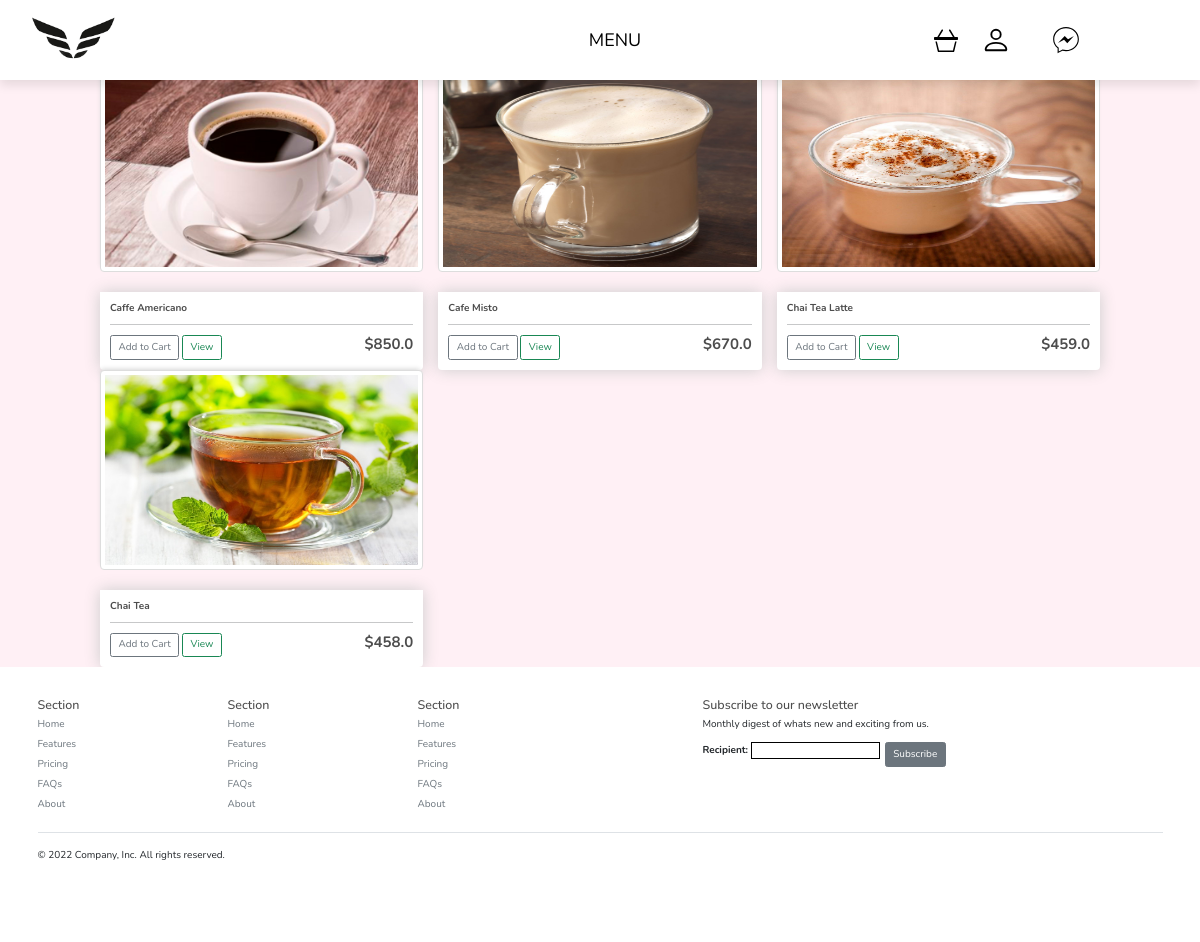
The app's page /menu/ with its own data.
### shop/models.py (models this page shows, shortened)
class Product(models.Model):
    category = models.ForeignKey(Category,on_delete=models.CASCADE,null=True)
    name = models.CharField(max_length=200, null=True)
    price = models.FloatField()
    image = models.ImageField(null=True,blank=True)
    slug = models.SlugField(max_length=200,unique=True,null=True)
    description = models.TextField(blank=True)
    @property
    def imageURL(self):
        try:
            url = self.image.url
        except:
            url = ''
        return url
    def get_absolute_url(self):
        return reverse('shops:product_detail', args=[self.slug])

### shop/views.py (the view)
# urls.py: path('',include('shop.urls',namespace='shops')),
def shop(request):
    categories = Category.objects.all()
    products = Product.objects.all()
    form = sendEmail(request)
    context = {
        'form':form,
        'title': 'Menu',
        'categories':categories,
        'products':products
    }
    return render(request, 'shop/shop.html', context = context )

### shop/forms.py
class EmailForm(forms.Form):
    recipient = forms.EmailField()

### shop/utils.py (called while the page is built)
def sendEmail(request,message = 'Thank you!'):
    form = EmailForm()
    message = message
    if request.method == 'POST':
        form = EmailForm(request.POST)
        if form.is_valid():
            cd = form.cleaned_data
            subject = "Subscribing to our news"
            message = message
            send_mail(subject, message,
                      settings.DEFAULT_FROM_EMAIL, [cd['recipient']])
    else:
          form = EmailForm()
    return form

### shop/templates/shop/shop.html (shortened to what this page needs)
{% extends 'shop/main.html' %}
{% load static %}
{% block content %}
	<div class="row">
        {% for product in products %}
		<div class="col-lg-4">
			<img class="thumbnail" src="{{product.imageURL }}">
			<div class="box-element product">
				<h6><strong>{{product.name}}</strong></h6>
				<hr>
				<button data-product={{product.id}} data-action="add" class="btn btn-outline-secondary add-btn update-cart">Add to Cart</button>
				<a class="btn btn-outline-success" href="{{product.get_absolute_url}}">View</a>
				<h4 style="display: inline-block; float: right"><strong>${{product.price}}</strong></h4>
			</div>
		</div>
        {% endfor %}
		</div>
{% endblock content %}

### shop/static/css/main.css (style rules this page uses)
* { font-family: 'Nunito', sans-serif; margin:0; padding:0; box-sizing: border-box; outline: none; border:none; text-decoration: none; transition: .2s linear; }
:root { --red: #e74c3c; --black: #333; --white: #fff; --light-bg: #f5f5f5; --light-color: #666; --border: .1rem solid var(--light-color); --box-shadow: 0 .5rem 1rem rgba(0,0,0,.1); }
body { background-color: hsl(0, 0%, 98%); }
h1,h2,h3,h4,h5,h6 { color:hsl(0, 0%, 30%); }
.box-element { box-shadow:hsl(0, 0%, 80%) 0 0 16px; background-color: #fff; border-radius: 4px; padding: 10px; }
.thumbnail { width: 100%; height: 200px; -webkit-box-shadow: -1px -3px 5px -2px rgba(214,214,214,1); -moz-box-shadow: -1px -3px 5px -2px rgba(214,214,214,1); box-shadow: -1px -3px 5px -2px rgba(214,214,214,1); }
.product { border-radius: 0 0 4px 4px; }
.col-lg-4, .col-lg-6, .col-lg-8, .col-lg-12 { margin-top: 10px; }
.btn { border-radius: 0; }
.row { --bs-gutter-x: 1.5rem; --bs-gutter-y: 0; display: flex; flex-wrap: wrap; margin-top: calc(-1 * var(--bs-gutter-y)); margin-right: calc(-.5 * var(--bs-gutter-x)); margin-left: calc(-.5 * var(--bs-gutter-x)); }
.d-flex p input { border: black 1px solid; }

### records on screen
Product: imageURL (picture), name "Caffe Americano", price "850.0"
Product: imageURL (picture), name "Cafe Misto", price "670.0"
Product: imageURL (picture), name "Chai Tea Latte", price "459.0"
Product: imageURL (picture), name "Chai Tea", price "458.0"
